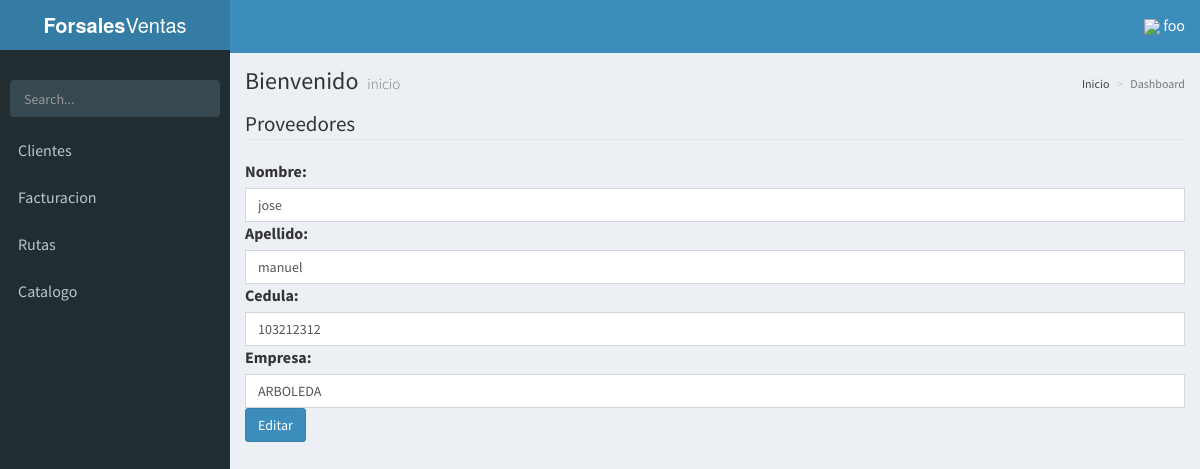
Page /proveedores/actualizar/7 (signed in) on the committed database.
### base/models.py (models this page shows, shortened)
class proveedor(models.Model):
	nombre = models.CharField(max_length=20)
	apellido = models.CharField(max_length=20)
	cedula = models.IntegerField()
	empresa = models.CharField(max_length=20)

### base/views.py (the view)
# urls.py: url(r'^proveedores/actualizar/(?P<pk>\d+)$', ActualizarProveedor.as_view(), name="actualizar_proveedor"),
class ActualizarProveedor(LoginRequiredMixin,UpdateView):
	model = proveedor
	fields = '__all__'
	template_name = 'proveedores/actualizar.html'
	success_url = reverse_lazy('listar_proveedores')

### base/templates/proveedores/actualizar.html (shortened to what this page needs)
{% extends 'AdminLTE/index.html' %}
{% load bootstrap %}
{% block content %}
<form method="post" role="form">
    <legend>Proveedores</legend>
    {{ form|bootstrap }}
    <div class="form-group">
      <button type="submit" class="btn btn-primary">Editar</button>
    </div>
</form>
{% endblock content %}

### base/templates/AdminLTE/index.html (shortened to what this page needs)
{% load static %}
<!DOCTYPE html>
<html>
<head>
<link rel="stylesheet" href="https://unpkg.com/bootstrap-material-design@4.0.0-beta.3/dist/css/bootstrap-material-design.min.css"
>
  <link rel="stylesheet" href="{% static 'css/AdminLTE/bootstrap/css/bootstrap.min.css' %}">
  <link rel="stylesheet" href="{% static 'css/AdminLTE/AdminLTE.min.css' %}">
  <link rel="stylesheet" href="{% static 'css/AdminLTE/skins/_all-skins.min.css' %}">
  <link rel="stylesheet" href="{% static 'css/AdminLTE/plugins/iCheck/flat/blue.css' %}">
  <link rel="stylesheet" href="{% static 'css/AdminLTE/plugins/morris/morris.css' %}">
  <link rel="stylesheet" href="{% static 'css/AdminLTE/plugins/jvectormap/jquery-jvectormap-1.2.2.css' %}">
  <link rel="stylesheet" href="{% static 'css/AdminLTE/plugins/datepicker/datepicker3.css' %}">
  <link rel="stylesheet" href="{% static 'css/AdminLTE/plugins/daterangepicker/daterangepicker.css' %}">
  <link rel="stylesheet" href="{% static 'css/AdminLTE/plugins/bootstrap-wysihtml5/bootstrap3-wysihtml5.min.css' %}">
</head>
<body class="hold-transition skin-blue sidebar-mini">
<div class="wrapper" id="vue-root">
  <header class="main-header">
    <a href="/" class="logo">
      <span class="logo-lg"><b>Forsales</b>Ventas</span>
    </a>
    <nav class="navbar navbar-static-top">
      <a href="#" class="sidebar-toggle" data-toggle="offcanvas" role="button">
      </a>
      <div class="navbar-custom-menu">
        <ul class="nav navbar-nav">
          <li class="dropdown user user-menu">
            <a href="#" class="dropdown-toggle" data-toggle="dropdown">
             <img style="width: 10%; " src="http://taxipy.com/files/caradibujo.png">
              <span class="hidden-xs">{{ request.user.username }}</span>
            </a>
          </li>
        </ul>
      </div>
    </nav>
  </header>
  <aside class="main-sidebar">
    <section class="sidebar">
      <div class="user-panel">
      </div>
      <form action="#" method="get" class="sidebar-form">
        <div class="input-group">
          <input type="text" name="q" class="form-control" placeholder="Search...">
              <span class="input-group-btn">
                <button type="submit" name="search" id="search-btn" class="btn btn-flat">
                </button>
              </span>
        </div>
      </form>
      <ul class="sidebar-menu">
      {% if request.user.is_superuser %}
        <li class="header">PANEL DE CONTROL</li>
        <li>
          <a href="{% url 'listar_productos' %}">
            <i class="fa fa-shopping-basket" aria-hidden="true"><span>Productos</span></i>
          </a>
        </li>
        <li>
          <a href="{% url 'listar_clientes' %}">
            <i class="fa fa-th"></i> <span>Clientes</span>
          </a>
        </li>
        <li>
          <a href="{% url 'listar_distribuidores' %}">
            <i class="fa fa-th"></i> <span>Distribuidores</span>
          </a>
        </li>
        <li>
          <a href="{% url 'listar_proveedores' %}">
            <i class="fa fa-th"></i> <span>Proveedores</span>
          </a>
        </li>
        <li class="treeview">
          <a href="#">
            <i class="fa fa-dashboard"></i> <span>Facturacion</span>
            <span class="pull-right-container">
              <i class="fa fa-angle-left pull-right"></i>
            </span>
          </a>
          <ul class="treeview-menu">
            <li class=""><a href="{% url 'factura' %}"><i class="fa fa-circle-o"></i> Listar</a></li>
          </ul>
           <ul class="treeview-menu">
            <li class=""><a href="{% url 'reportes' %}"><i class="fa fa-circle-o"></i> reportes</a></li>
          </ul>
        </li>
        <li class="treeview">
          <a href="#">
            <i class="fa fa-dashboard"></i> <span>Inventario</span>
            <span class="pull-right-container">
              <i class="fa fa-angle-left pull-right"></i>
            </span>
          </a>
          <ul class="treeview-menu">
            <li class=""><a href="{% url 'movimiento' %}"><i class="fa fa-circle-o"></i> Movimientos</a></li>
          </ul>
        </li>
        <li class="treeview">
          <a href="#">
            <i class="fa fa-dashboard"></i> <span>Catalogo</span>
            <span class="pull-right-container">
              <i class="fa fa-angle-left pull-right"></i>
            </span>
          </a>
          <ul class="treeview-menu">
            <li class=""><a href="{% url 'catalogos' %}"><i class="fa fa-circle-o"></i> Lista</a></li>
          </ul>
        </li>
        <li class="treeview">
          <a href="#">
            <i class="fa fa-dashboard"></i> <span>Rutas</span>
            <span class="pull-right-container">
              <i class="fa fa-angle-left pull-right"></i>
            </span>
          </a>
          <ul class="treeview-menu">
            <li class=""><a href="{% url 'rutas-mapa' %}"><i class="fa fa-circle-o"></i> Rutas</a></li>
          </ul>
        </li>
      {% else %}
        {% if request.user %}
<li>
          <a href="{% url 'listar_clientes' %}">
             <span>Clientes</span>
          </a>
        </li>
          <li class="treeview">
            <a href="#">
               <span>Facturacion</span>
            </a>
          </li>
          <li class="treeview">
            <a href="#">
               <span>Rutas</span>
            </a>
          </li>
        <li class="treeview">
          <a href="#">
             <span>Catalogo</span>
          </a>
        </li>
        {% endif %}
      {% endif %}
      </ul>
    </section>
  </aside>
  <div class="content-wrapper">
    <section class="content-header">
      <h1>
        Bienvenido
        <small>inicio</small>
      </h1>
      <ol class="breadcrumb">
        <li><a href="#"> Inicio</a></li>
        <li class="active">Dashboard</li>
      </ol>
    </section>
    <section class="content">
      {% block content %}
      {% endblock content %}
    </section>
  </div>
</div>
</body>
</html>

### base/templates/AdminLTE/index.html (style rules this page uses)
html, body { font-size: 16px !important; }
.navbar { display: inherit !important; }

### rows in the picture
proveedor: nombre "jose", apellido "manuel", cedula "103212312", empresa "ARBOLEDA"

### other values in the picture
{{ request.user.username }} "foo"
